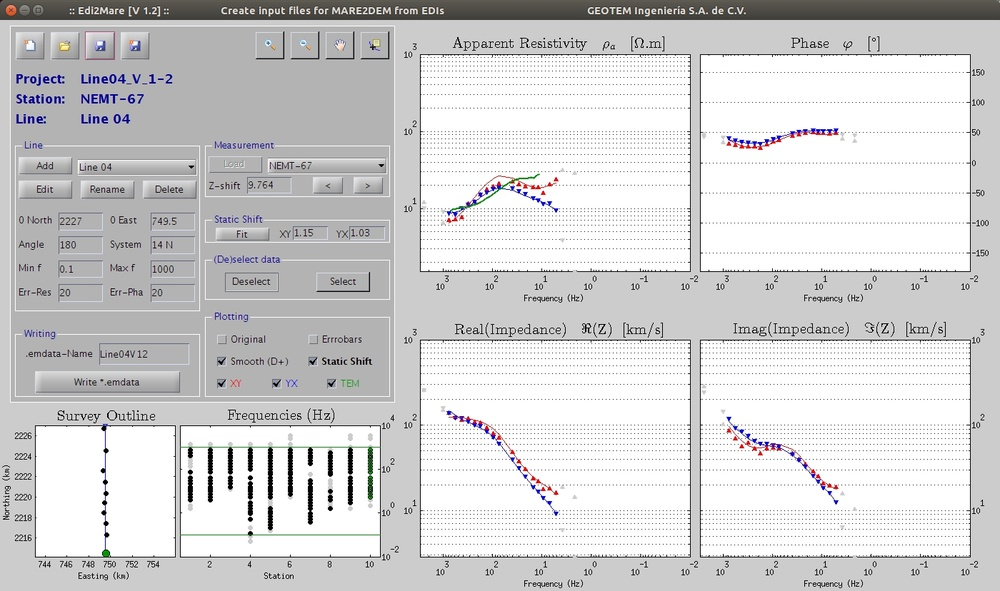
%> input picture Edi2Mare.jpg, 1000 x 591 px, shrunk from 1400 x 828 before the run
$ octave --eval "result = icon_read('../Edi2Mare.jpg');"   (GNU Octave 9; MATLAB toolbox functions it lacks are replaced by stand-ins)
%> lines starting %> are read from the running program, lines starting %| are printed output that depends on the picture; in (x1, y1, x2, y2) boxes, pixels count from 0 and x2, y2 are one past the last pixel; in counts of white or black regions, pixels touching at a corner belong together; the program's own positions count from 1
function cdata = icon_read(filename,guessalpha)
%> called with filename = '../Edi2Mare.jpg'
% ICONREAD read an image file and convert it to CData for a HG icon.
%
% CDATA=ICONREAD(FILENAME)
%   Read an image file and convert it to CData with automatic transparency
%   handling. If the image has transparency data, PNG files sometimes do,
%   the transparency data is used. If the image has no CData, the top left
%   pixel is treated as the transparent color.
%
% CDATA=ICONREAD(FILENAME, FALSE)
%   Same as above but supress the usage of the top left pixel for images
%   with no transparency data. This may require the caller to handle the
%   transparency explicitly. View the contents of this m-file for an
%   example of how to handle transparency.
%
% Example:
%
% icon = fullfile(matlabroot,'toolbox','matlab','icons','matlabicon.gif');
% uitoggletool('CData',iconread(icon));
%
% See also IMREAD.

% Copyright 1984-2007 The MathWorks, Inc.

if nargin < 2
    guessalpha = true;
end

[p,f,ext] = fileparts(filename);
% if this is a mat-file, look for the varible cdata (or something like it)
if isequal(lower(ext),'.mat')
    cdata = [];
    s = whos('-file',filename);
    for i=1:length(s)
        if ~isempty(strfind(lower(s(i).name), 'cdata'))
            data = load(filename,s(i).name);
            cdata = data.(s(i).name);
        end
    end
    return
end

[cdata,map,alpha] = imread(filename);
%> cdata is the input picture: size 591x1000x3 uint8; mean R, G, B 210.3, 210, 210.5
%> map = []; alpha = []
if isempty(cdata)
    return;
end

if isempty(map)
    if isinteger(cdata)
        cname = class(cdata);
%> cname = 'uint8'
        cdata=double(cdata);
%> cdata: size 591x1000x3 double
        cdata = cdata/double(intmax(cname));
    else
        cdata=double(cdata);
        cdata = cdata/255;
    end
else
    cdata = ind2rgb(cdata,map);
end

if isempty(alpha)
    if ~guessalpha
        return;
    end
    % guess the alpha pixel by using the top left pixel in the icon
    ap1 = cdata(1,1,1);
%> ap1 = 0.133
    ap2 = cdata(1,1,2);
%> ap2 = 0.0588
    ap3 = cdata(1,1,3);
%> ap3 = 0.0824
    alpha = cdata(:,:,1) == ap1 & cdata(:,:,2) == ap2 & cdata(:,:,3) == ap3;
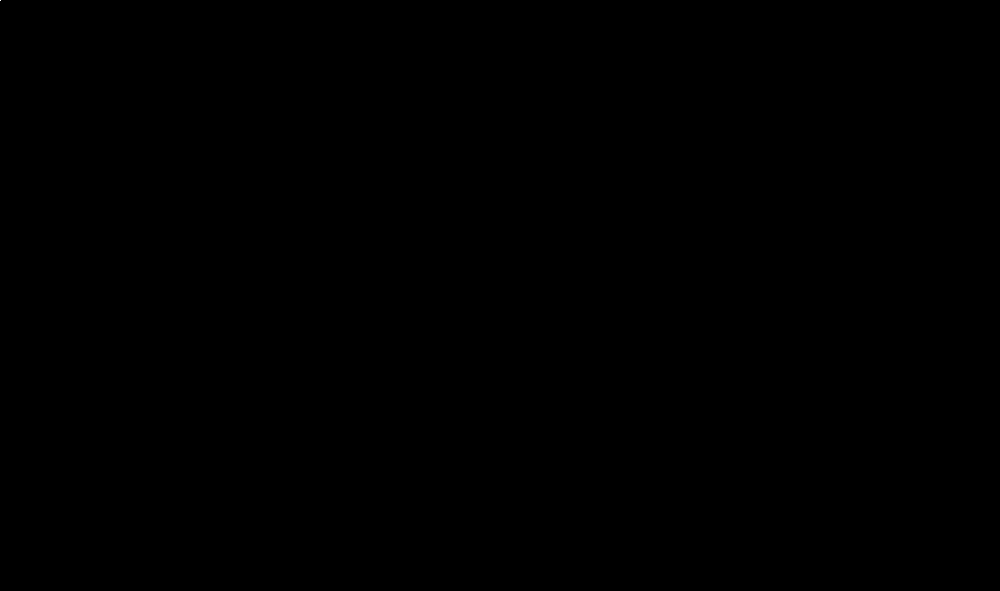
%> alpha: size 591x1000 logical; 0% white in thin lines or dots, all inside (x1, y1, x2, y2) = (0, 0, 1, 1)
    alpha = ~alpha;
end

% process alpha data
r = cdata(:,:,1);
r(alpha == 0) = NaN;
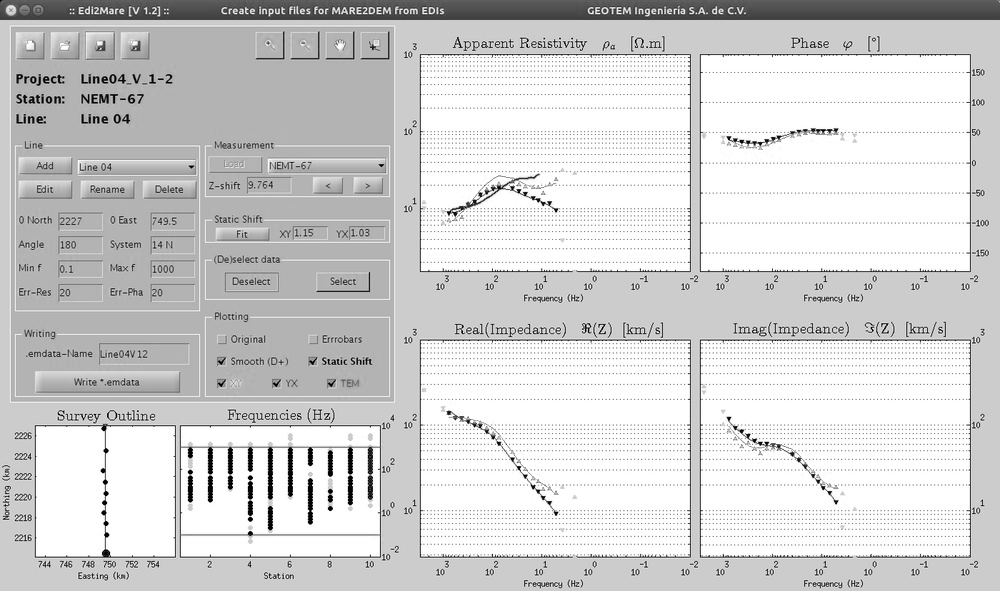
%> r: size 591x1000 double; 0% of the values are NaN or infinite; the others: min 0, max 1, mean 0.825; drawn with min black, max white, NaN and infinite black
g = cdata(:,:,2);
g(alpha == 0) = NaN;
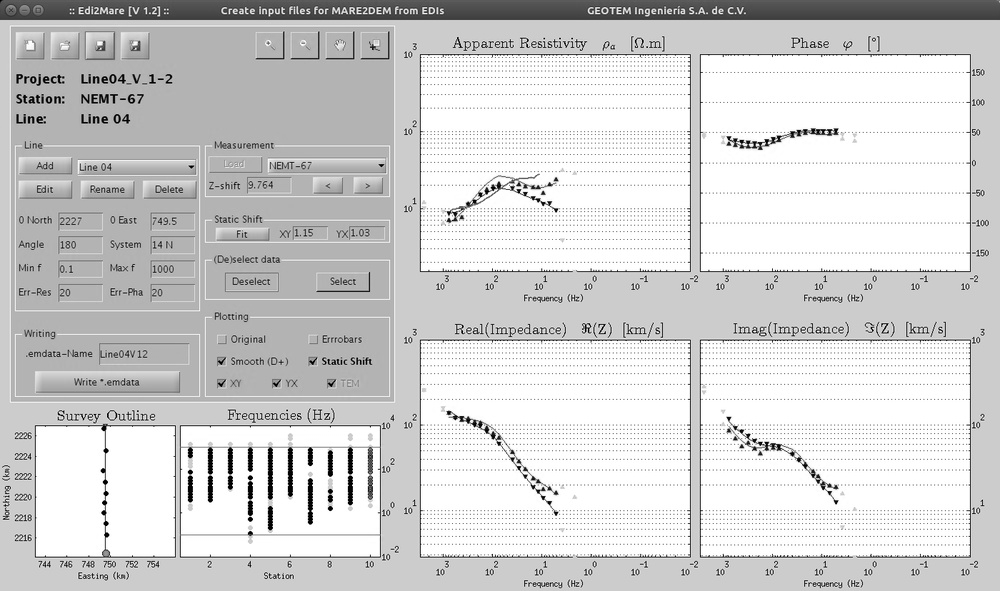
%> g: size 591x1000 double; 0% of the values are NaN or infinite; the others: min 0, max 1, mean 0.823; drawn with min black, max white, NaN and infinite black
b = cdata(:,:,3);
b(alpha == 0) = NaN;
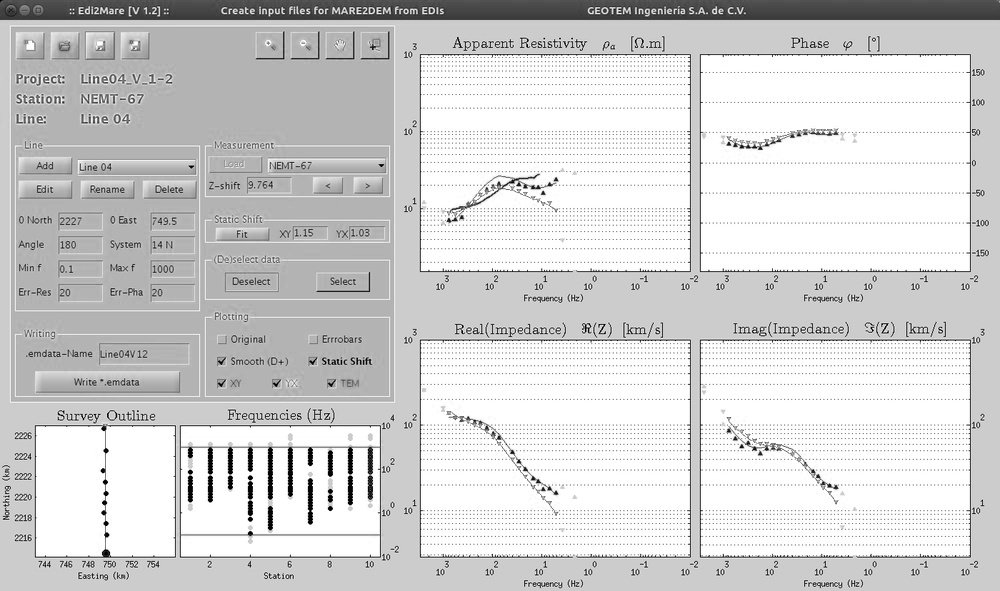
%> b: size 591x1000 double; 0% of the values are NaN or infinite; the others: min 0, max 1, mean 0.825; mean of the top-left, top-right, bottom-left and bottom-right quarters NaN, 0.875, 0.816, 0.899; drawn with min black, max white, NaN and infinite black
cdata = cat(3,r,g,b);
